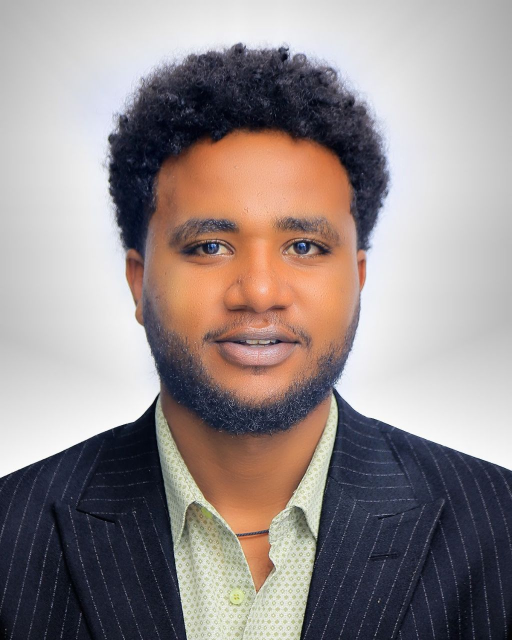
#> input picture assets/portrait-source.jpg, 1024 x 1280 px (shown at 1/2 size); its folder holds 2 pictures in this run
$ python build-portrait-lineart.py
#> lines starting #> are read from the running program, lines starting #| are printed output that depends on the picture; after the words box and inside, x2 and y2 are one past the last pixel; in counts of white or black regions, pixels touching at a corner belong together
### scripts/_matte.py
"""
Alpha matte for the portrait.

Approach: reconstruct the backdrop, then key on distance from it.

Two earlier attempts failed in instructive ways.
  1. A brightness threshold left a jagged halo round the hair — the soft
     hair/backdrop transition is *also* neutral grey, so a hard cut kept it.
  2. A quadratic surface fit could not express the vignette (95th-percentile
     residual ~14), leaving cloudy patches wherever the fit drifted.

So the backdrop is reconstructed by diffusion instead: hold the pixels known to
be backdrop, and let them relax inward across the subject. That reproduces an
arbitrary smooth gradient rather than assuming its algebraic form.
"""

import numpy as np
from PIL import Image, ImageFilter
from scipy import ndimage


def load(path):
    return np.asarray(Image.open(path).convert("RGB")).astype(np.float64)


def seed_mask(rgb):
    """Pixels that are confidently backdrop: bright and chromatically neutral."""
    lum = rgb @ [0.2126, 0.7152, 0.0722]
    chroma = rgb.max(2) - rgb.min(2)
    seed = (lum > 168) & (chroma < 5)
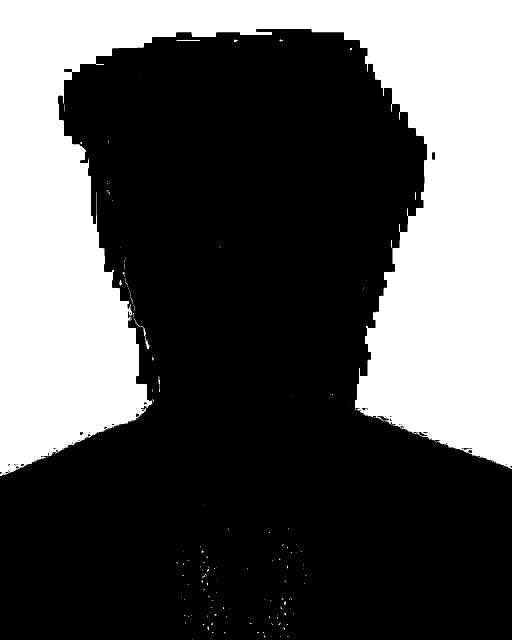
#> seed: shape (1280, 1024) bool (shown at 1/2 size); 34.4% white; 161 white regions (149 under 20 px), largest, box (x1, y1, x2, y2) and area: (0, 0, 1024, 952) 449231, (287, 656, 299, 698) 140, (353, 80, 400, 82) 94

    # The shoulders reach the frame edge along the bottom, so nothing down there
    # can be trusted as backdrop.
    seed[int(rgb.shape[0] * 0.60):, :] = False
#> seed: shape (1280, 1024) bool; 29% white; 44 white regions (34 under 20 px), largest, box (x1, y1, x2, y2) and area: (0, 0, 1024, 768) 379230, (287, 656, 299, 698) 140, (353, 80, 400, 82) 94

    # Erode so pixels straddling the silhouette are not treated as pure backdrop.
    return ndimage.binary_erosion(seed, np.ones((7, 7)))
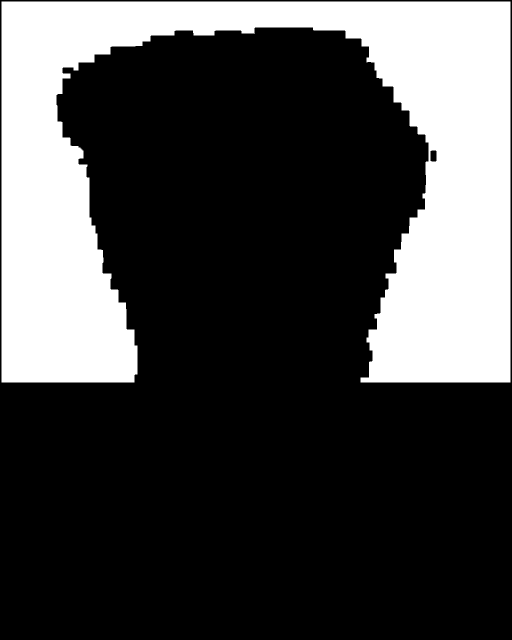
#> returned value: shape (1280, 1024) bool (shown at 1/2 size); 27.5% white; 1 white region, box (x1, y1, x2, y2) and area: (3, 3, 1021, 765) 360872


def fit_backdrop(rgb, seed, scale=8, iterations=600):
    """
    Harmonic interpolation of the backdrop across the subject.

    Runs at reduced resolution: the backdrop is smooth by construction, so the
    detail lost by downsampling is detail it does not have, and the relaxation
    converges in a fraction of the time.
    """
#> called with scale = 8, iterations = 600
    h, w, _ = rgb.shape
#> h = 1280; w = 1024
    sh, sw = h // scale, w // scale
#> sh = 160; sw = 128

    small = np.asarray(
        Image.fromarray(rgb.astype(np.uint8)).resize((sw, sh), Image.BILINEAR)
    ).astype(np.float64)
    smask = (
        np.asarray(
            Image.fromarray((seed * 255).astype(np.uint8)).resize(
                (sw, sh), Image.BILINEAR
            )
        )
        > 200
    )
#> smask: shape (160, 128) bool; 25.8% white; 1 white region, box (x1, y1, x2, y2) and area: (1, 1, 127, 95) 5282

    if not smask.any():
        raise RuntimeError("No backdrop seed pixels survived downsampling.")

    model = small.copy()
    model[~smask] = small[smask].mean(0)

    for _ in range(iterations):
        model = ndimage.uniform_filter(model, size=(3, 3, 1))
        model[smask] = small[smask]  # re-assert the known values each pass
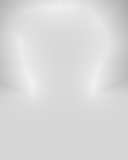
#> model: shape (160, 128, 3) float64; mean R, G, B 216.8, 216.8, 217

    up = Image.fromarray(np.clip(model, 0, 255).astype(np.uint8)).resize(
        (w, h), Image.BICUBIC
    )
    return np.asarray(up).astype(np.float64)
#> returned value: shape (1280, 1024, 3) float64


def build_alpha(rgb, model, hair_ref=32.0, chroma_lo=38.0, chroma_hi=62.0, feather=0.7):
    """
    Alpha from two complementary cues, combined by taking whichever is stronger.

    Distance from the backdrop alone is not enough: a pixel 30 levels darker
    than the backdrop might be half-covered hair or a fully opaque dark subject,
    and treating both as opaque is what produced a bright band hugging the
    silhouette.

    * Hair and suit are near-neutral, so coverage there is recovered by the
      standard unpremultiply: how far the pixel has travelled from the backdrop
      luminance toward the subject's own dark value.
    * Skin and shirt are bright but chromatic, where the luminance cue would
      under-read; chroma carries them to full opacity instead.
    """
#> called with hair_ref = 32, chroma_lo = 38, chroma_hi = 62, feather = 0.7
    lum = rgb @ [0.2126, 0.7152, 0.0722]
    model_lum = model @ [0.2126, 0.7152, 0.0722]

    # Coverage for neutral subject matter (hair, suit).
    span = np.maximum(model_lum - hair_ref, 1.0)
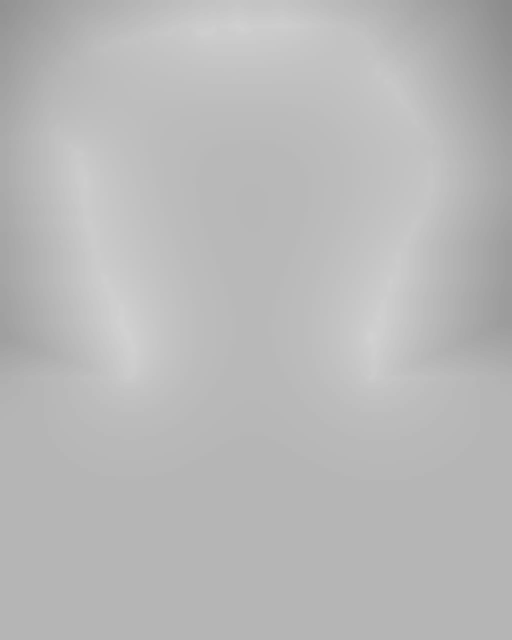
#> span: shape (1280, 1024) float64 (shown at 1/2 size); min 140, max 209.1, mean 184.5
    alpha_lum = np.clip((model_lum - lum) / span, 0.0, 1.0)

    # Coverage for strongly chromatic subject matter (skin).
    #
    # The threshold sits high on purpose. JPEG 4:2:0 chroma subsampling rings
    # along the hair/backdrop boundary, giving genuinely neutral backdrop pixels
    # a measured chroma of 15-28 for tens of pixels outwards. A low threshold
    # keys on that ringing and paints a bright halo round the head. Skin reads
    # ~93, comfortably clear of it. The shirt reads ~21 and so is deliberately
    # left to clean_alpha's hole filling, since the suit encloses it.
    chroma = rgb.max(2) - rgb.min(2)
    t = np.clip((chroma - chroma_lo) / (chroma_hi - chroma_lo), 0.0, 1.0)
    alpha_chroma = t * t * (3 - 2 * t)

    alpha = np.clip(np.maximum(alpha_lum, alpha_chroma), 0.0, 1.0)
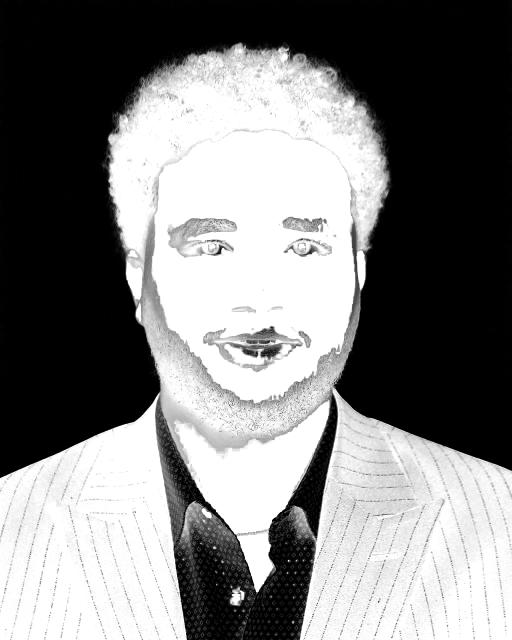
#> alpha: shape (1280, 1024) float64 (shown at 1/2 size); min 0, max 1, mean 0.494

    img = Image.fromarray((alpha * 255).astype(np.uint8), "L").filter(
        ImageFilter.GaussianBlur(feather)
    )
    return np.asarray(img).astype(np.float64) / 255.0
#> returned value: shape (1280, 1024) float64


def backdrop_region(rgb, model, tolerance=30.0):
    """
    The backdrop, found by growing from the top border rather than by threshold.

    No per-pixel cue can rescue the shirt: it is a pale, barely-saturated green
    whose distance from the backdrop (median ~32) overlaps the JPEG ringing
    around the hair (95th percentile ~27). Structure resolves what colour
    cannot — the shirt is walled off from the backdrop by the suit and beard, so
    a fill that starts outside the subject simply never reaches it.

    Seeds are restricted to the top border and the upper side margins. The
    shoulders run off the bottom of the frame, so seeding there would let the
    fill march straight up into the suit.
    """
#> called with tolerance = 30
    h, w, _ = rgb.shape
    lum = rgb @ [0.2126, 0.7152, 0.0722]
    chroma = rgb.max(2) - rgb.min(2)

    # Bright-and-neutral is a direct test for backdrop that does not depend on
    # the fitted model. It matters low in the frame, where the model is
    # extrapolated below the seeded region and its distances drift; relying on
    # distance alone there left the fill unable to reach the wedges of backdrop
    # beside the shoulders, which then survived as bright corners.
    looks_like_backdrop = (lum > 160) & (chroma < 10)
#> looks_like_backdrop: shape (1280, 1024) bool; 38.4% white; 351 white regions (270 under 20 px), largest, box (x1, y1, x2, y2) and area: (0, 0, 1024, 955) 498363, (210, 376, 224, 394) 141, (412, 1222, 435, 1240) 140
    passable = (np.linalg.norm(rgb - model, axis=2) < tolerance) | looks_like_backdrop
#> passable: shape (1280, 1024) bool; 43.9% white; 715 white regions (696 under 20 px), largest, box (x1, y1, x2, y2) and area: (0, 0, 1024, 955) 543777, (349, 1055, 627, 1280) 21800, (564, 788, 674, 1073) 5196

    # Seed from any border pixel that looks like backdrop, rather than from a
    # fixed band. The shoulders meet the border as dark navy, so they cannot
    # seed the fill and let it march up into the suit.
    # Top and sides only. The shirt runs off the bottom edge, so seeding the
    # bottom border hands the fill a route straight up into the chest — the
    # suit blocks every other approach to it.
    border = np.zeros((h, w), dtype=bool)
    border[0, :] = True
    border[:, 0] = border[:, -1] = True
    seeds = border & looks_like_backdrop
#> seeds: shape (1280, 1024) bool; 0.22% white in thin lines or dots, all inside (x1, y1, x2, y2) = (0, 0, 1024, 955)

    # Repeated dilation constrained to passable pixels is a flood fill.
    filled = ndimage.binary_propagation(seeds, mask=passable)
#> filled: shape (1280, 1024) bool; 41.5% white; 1 white region, box (x1, y1, x2, y2) and area: (0, 0, 1024, 955) 543613
    return filled


def absorb_trapped_pockets(
    backdrop, alpha, max_distance=40.0, max_area=5000, ceiling=0.2
):
    """
    Recover backdrop that the border fill could not reach.

    A hotspot beside the shoulder sits *brighter* than the modelled backdrop and
    is walled in by the collar, so the fill cannot pass into it and it survives
    as a white notch against a dark canvas. Both alpha cues score it 0, so the
    only question is whether a low-alpha island is genuinely backdrop or a pale
    patch of shirt.

    Distance alone is not enough. The pale parts of the shirt form one large
    connected island that reaches up to the collar, so its *minimum* distance to
    the backdrop is also small — absorbing on proximity alone swallowed 85% of
    the shirt. Size is the discriminator that holds: the trapped pocket is
    ~557px against the shirt island's ~55,500, a fiftyfold gap.
    """
#> called with max_distance = 40, max_area = 5000, ceiling = 0.2
    islands = (~backdrop) & (alpha < ceiling)
#> islands: shape (1280, 1024) bool; 4.8% white; 517 white regions (474 under 20 px), largest, box (x1, y1, x2, y2) and area: (320, 791, 675, 1280) 55695, (676, 147, 783, 384) 1252, (673, 753, 705, 814) 579
    if not islands.any():
        return backdrop

    distance = ndimage.distance_transform_edt(~backdrop)
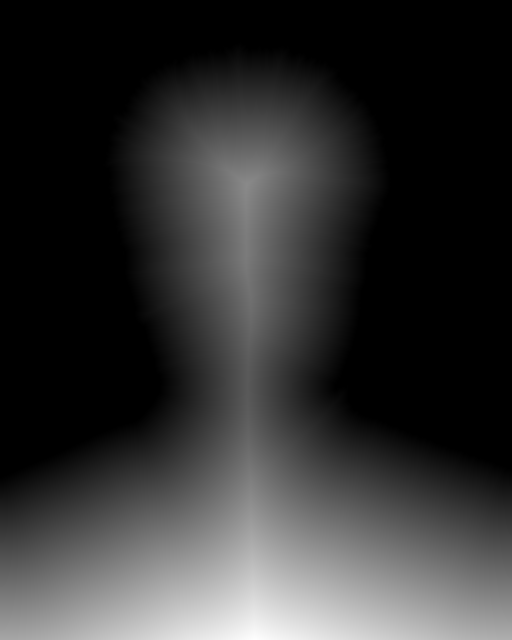
#> distance: shape (1280, 1024) float64 (shown at 1/2 size); min 0, max 498.7, mean 97.6; drawn with min black and max white
    labels, n = ndimage.label(islands)
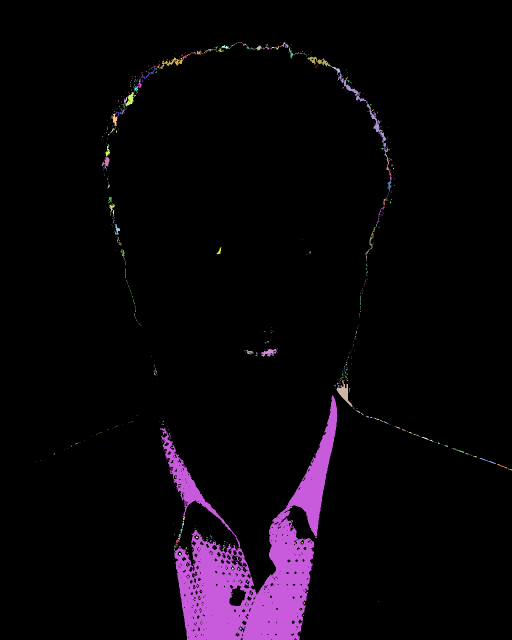
#> labels: shape (1280, 1024) int32 (shown at 1/2 size); 701 distinct labels, from 0 to 700; one colour per label, 0 black
#> n = 700
    if n == 0:
        return backdrop

    nearest = ndimage.minimum(distance, labels, range(1, n + 1))
#> nearest = 700 values, max 474.1 at index 698, min 1 at index 0, mean 41.58
#> (the rest of the program and of its run is left out)
